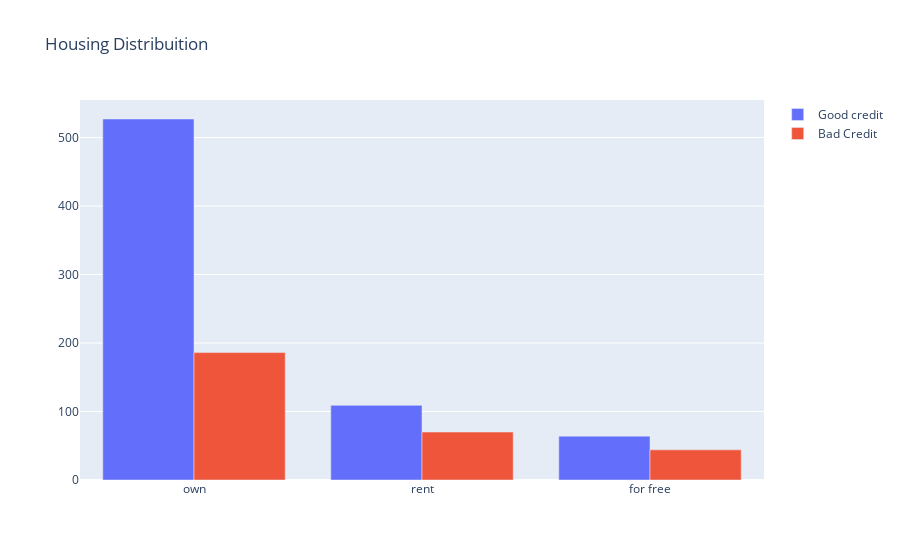

This figure's notebook cell:
### Code cell
credit_data  = X.join(pd.DataFrame(y))

graph0 = go.Bar(
    x = credit_data[credit_data["class"]== 'good']["housing"].value_counts().index.values,
    y = credit_data[credit_data["class"]== 'good']["housing"].value_counts().values,
    name='Good credit'
)

#Second plot
graph1 = go.Bar(
    x = credit_data[credit_data["class"]== 'bad']["housing"].value_counts().index.values,
    y = credit_data[credit_data["class"]== 'bad']["housing"].value_counts().values,
    name="Bad Credit"
)

data = [graph0, graph1]

layout = go.Layout(
    title='Housing Distribuition'
)


fig = go.Figure(data=data, layout=layout)

py.iplot(fig, filename='Housing-Grouped')

### Figure 1 — Plotly figure (JSON) as saved in the notebook; plotly's stock layout.template omitted (floating-point values rounded to 4 significant figures)
{"data": [{"name": "Good credit", "type": "bar", "x": ["own", "rent", "for free"], "y": [527, 109, 64]}, {"name": "Bad Credit", "type": "bar", "x": ["own", "rent", "for free"], "y": [186, 70, 44]}], "layout": {"autosize": true, "title": {"text": "Housing Distribuition"}, "xaxis": {"autorange": true, "range": [-0.5, 2.5], "type": "category"}, "yaxis": {"autorange": true, "range": [0, 554.7], "type": "linear"}}}
